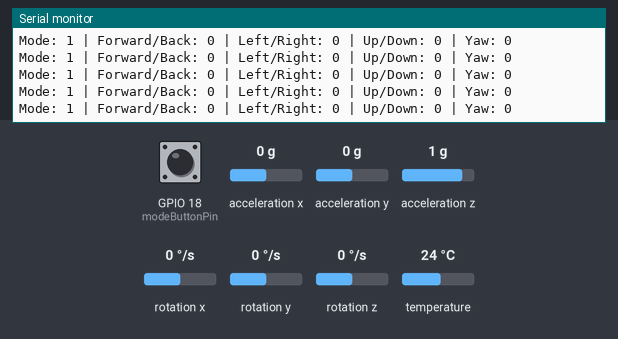
Bench run of a sketch on a simulated ESP32. On the bench: the last lines printed to the serial monitor. The test bench sets the inputs (shaded band); at power-on: GPIO 18 (modeButtonPin) HIGH, acceleration x 0 g, acceleration y 0 g, acceleration z 1 g, rotation x 0 °/s, rotation y 0 °/s, rotation z 0 °/s, temperature 24 °C.

Above: at 2.2 s.
2.3 s: GPIO 18 (modeButtonPin) pulled LOW for 0.15 s
At 2.53 s:
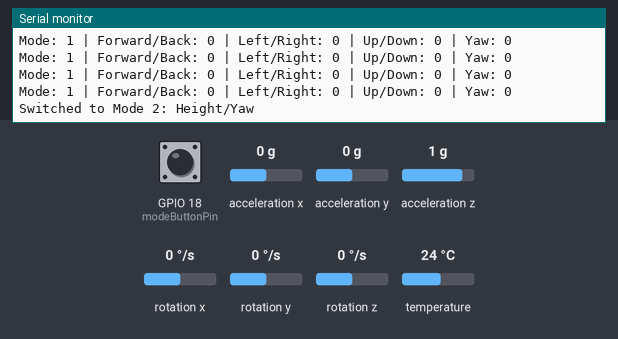
3.9 s: GPIO 18 (modeButtonPin) pulled LOW for 1 s
At 4.11 s:
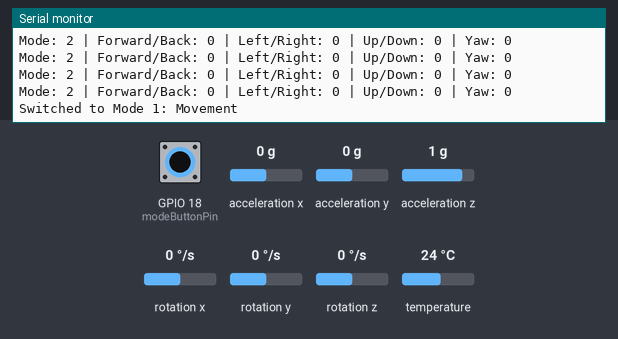
6.4 s: acceleration x set to -1.4 g
At 6.45 s:
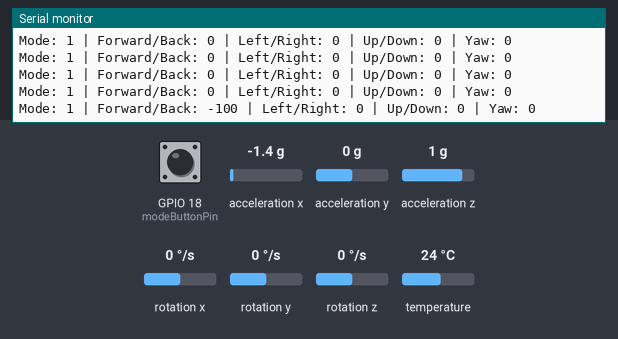
7.9 s: acceleration y set to -1.4 g
At 8.0 s:
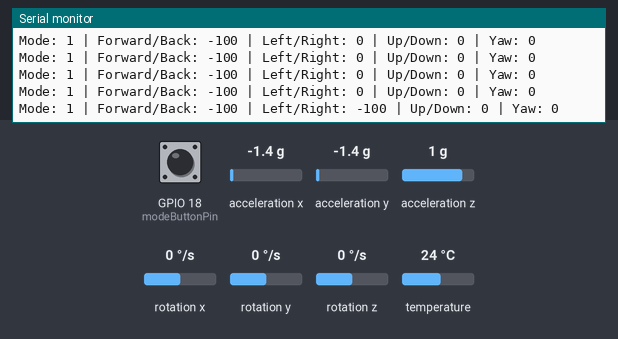
9.4 s: acceleration x set to -0.8 g
At 9.44 s:
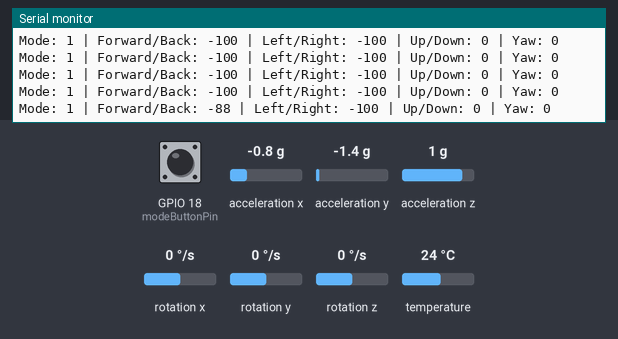
Timing chart, 0 to 11.9 s (numbered marks = the images above; inputs shaded):
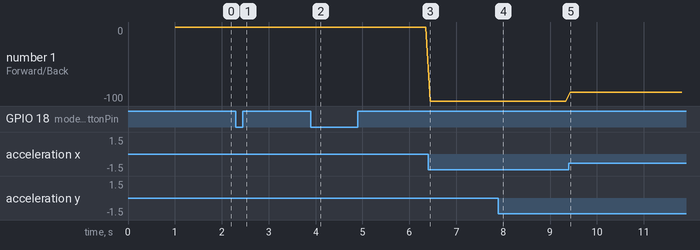

Measured:
- after the input at 2.3 s, the serial monitor: prints a new line at once (image 1)
- after the input at 3.9 s, the serial monitor: prints a new line at once (image 2)
- after the input at 6.4 s, the serial monitor: prints a new line after 0.05 s (image 3)
- after the input at 7.9 s, the serial monitor: prints a new line after 0.09 s (image 4)
- after the input at 9.4 s, the serial monitor: prints a new line at once (image 5)
- plotted number 1: 0 → -100 after the input at 6.4 s, -100 → -88 after the input at 9.4 s

The sketch:

glove_controller_transmitter.ino
```cpp
/*
  ESP32 Glove Drone Controller - Wireless Glove Transmitter

  Reads MPU6050 tilt values and a mode button, then sends drone-style
  control values wirelessly to a second ESP32 using ESP-NOW.

  Mode 1: Movement
    Tilt forward/back -> Forward/Back
    Tilt left/right   -> Left/Right

  Mode 2: Height/Yaw
    Tilt forward/back -> Up/Down
    Tilt left/right   -> Yaw
*/

#include <Wire.h>
#include <WiFi.h>
#include <esp_now.h>
#include <Adafruit_MPU6050.h>
#include <Adafruit_Sensor.h>

Adafruit_MPU6050 mpu;

// Broadcast address sends to nearby ESP32 receivers
uint8_t broadcastAddress[] = {0xFF, 0xFF, 0xFF, 0xFF, 0xFF, 0xFF};

// Pins
const int modeButtonPin = 18;

// Control settings
const int deadZone = 15;
const int minControl = -100;
const int maxControl = 100;

// Mode/button variables
int mode = 1; // 1 = movement, 2 = height/yaw
int lastButtonState = HIGH;

// Data structure sent to receiver
typedef struct ControlData {
  int mode;
  int forwardBack;
  int leftRight;
  int upDown;
  int yaw;
  bool armed;
} ControlData;

ControlData controlData;

void onDataSent(const wifi_tx_info_t *info, esp_now_send_status_t status) {
}

void setup() {
  Serial.begin(115200);
  delay(1000);

  pinMode(modeButtonPin, INPUT_PULLUP);

  // MPU6050 setup
  Wire.begin(21, 22);

  Serial.println("Starting wireless glove controller...");

  if (!mpu.begin()) {
    Serial.println("MPU6050 not found. Check wiring.");
    while (1) {
      delay(10);
    }
  }

  Serial.println("MPU6050 connected!");

  mpu.setAccelerometerRange(MPU6050_RANGE_8_G);
  mpu.setGyroRange(MPU6050_RANGE_500_DEG);
  mpu.setFilterBandwidth(MPU6050_BAND_21_HZ);

  // ESP-NOW setup
  WiFi.mode(WIFI_STA);

  if (esp_now_init() != ESP_OK) {
    Serial.println("ESP-NOW init failed");
    return;
  }

  esp_now_register_send_cb(onDataSent);

  esp_now_peer_info_t peerInfo = {};
  memcpy(peerInfo.peer_addr, broadcastAddress, 6);
  peerInfo.channel = 0;
  peerInfo.encrypt = false;

  if (esp_now_add_peer(&peerInfo) != ESP_OK) {
    Serial.println("Failed to add ESP-NOW peer");
    return;
  }

  Serial.println("Glove transmitter ready");
  Serial.println("Mode 1: Movement");
}

void loop() {
  // Read mode button
  int buttonState = digitalRead(modeButtonPin);

  // Detect button press
  if (lastButtonState == HIGH && buttonState == LOW) {
    if (mode == 1) {
      mode = 2;
      Serial.println("Switched to Mode 2: Height/Yaw");
    } else {
      mode = 1;
      Serial.println("Switched to Mode 1: Movement");
    }

    delay(250); // simple debounce
  }

  lastButtonState = buttonState;

  // Read MPU6050
  sensors_event_t accel, gyro, temp;
  mpu.getEvent(&accel, &gyro, &temp);

  int xTilt = accel.acceleration.x * 100;
  int yTilt = accel.acceleration.y * 100;

  int tiltForwardBack = map(xTilt, -900, 900, minControl, maxControl);
  int tiltLeftRight   = map(yTilt, -900, 900, minControl, maxControl);

  tiltForwardBack = constrain(tiltForwardBack, minControl, maxControl);
  tiltLeftRight   = constrain(tiltLeftRight, minControl, maxControl);

  // Apply dead zone
  if (abs(tiltForwardBack) <= deadZone) {
    tiltForwardBack = 0;
  }

  if (abs(tiltLeftRight) <= deadZone) {
    tiltLeftRight = 0;
  }

  // Reset all drone-style outputs
  int forwardBack = 0;
  int leftRight = 0;
  int upDown = 0;
  int yaw = 0;

  if (mode == 1) {
    // Movement mode
    forwardBack = tiltForwardBack;
    leftRight = tiltLeftRight;
  } else {
    // Height/yaw mode
    upDown = tiltForwardBack;
    yaw = tiltLeftRight;
  }

  // Fill data packet
  controlData.mode = mode;
  controlData.forwardBack = forwardBack;
  controlData.leftRight = leftRight;
  controlData.upDown = upDown;
  controlData.yaw = yaw;
  controlData.armed = false; // arm/disarm button will be added later

  // Send data wirelessly
  esp_now_send(broadcastAddress, (uint8_t *) &controlData, sizeof(controlData));

  // Print local glove values
  Serial.print("Mode: ");
  Serial.print(controlData.mode);

  Serial.print(" | Forward/Back: ");
  Serial.print(controlData.forwardBack);

  Serial.print(" | Left/Right: ");
  Serial.print(controlData.leftRight);

  Serial.print(" | Up/Down: ");
  Serial.print(controlData.upDown);

  Serial.print(" | Yaw: ");
  Serial.println(controlData.yaw);

  delay(100);
}
```
